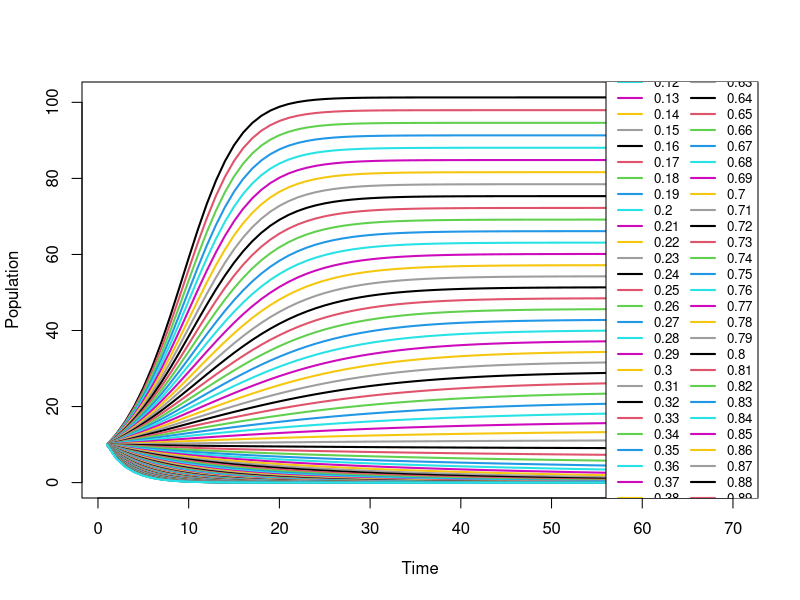
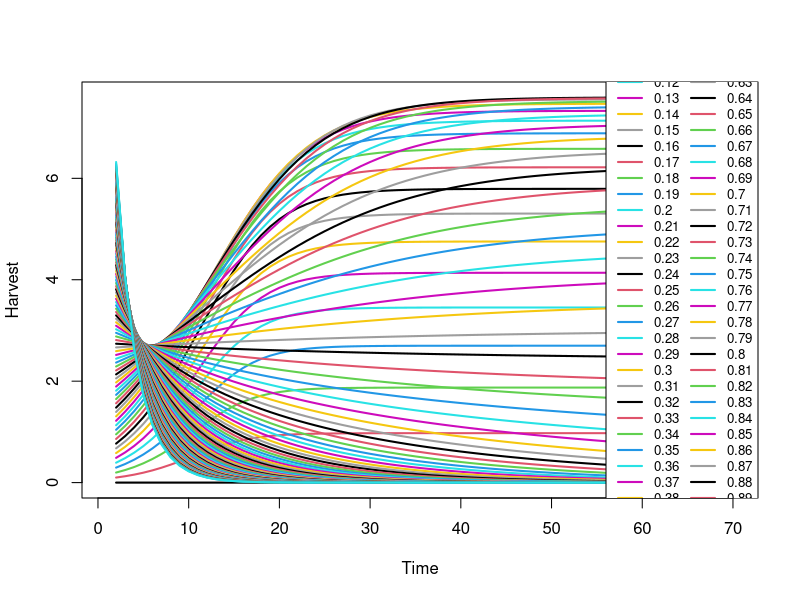
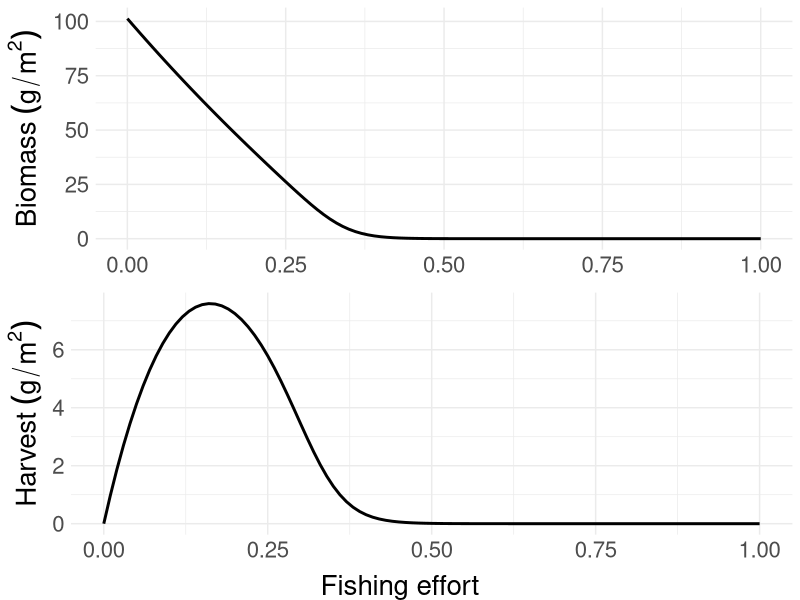

Write R code to recreate these figures, in order.
##MSY calculations

library(tidyverse)
library(ggpubr)

#projections <- read.csv("anomaly_df.csv")
#SST_dev <- projections[['anomaly']]

patch_area <- c(1)
number_patches <- length(patch_area)
timesteps <- 70 #length(SST_dev)
r <- 0.3
K <- 101.3
catchability <- 1

population <- array(NA, dim = c(timesteps, number_patches))
harvest <- array(NA, dim = c(timesteps, number_patches))

patch_area_sequences <- seq(1, 1, by = 1)
fishing_effort_sequences <- seq(0, 1, by = 0.01)

parameter_grid <- expand.grid(patch_area = patch_area_sequences,
                              fishing_effort = fishing_effort_sequences)

# Saving outputs
outcome_population <- matrix(0, ncol = timesteps, nrow = nrow(parameter_grid))
outcome_harvest <- matrix(0, ncol = timesteps, nrow = nrow(parameter_grid))
outcome_population_end <- matrix(0, ncol = 1, nrow = nrow(parameter_grid))
outcome_harvest_end <- matrix(0, ncol = 1, nrow = nrow(parameter_grid))



for (iter in 1:nrow(parameter_grid)) {
  population[1] <- c(10)  # Initialize population for each iteration
  
  for (t in 2:timesteps) {
    harvest[t] <- population[t-1] * (1 - exp(-parameter_grid[['fishing_effort']][[iter]] * catchability))
    population[t] <- population[t-1] + r * population[t-1] * (1 - population[t-1] / K) - harvest[t]
  }
  
  #save the whole trajectory
  outcome_population[iter, ] <- population
  outcome_harvest[iter, ] <- harvest
  
  #save the mean of the last 20 years
  outcome_population_end[iter] <- mean(population[(t-19):t])
  outcome_harvest_end[iter] <- mean(harvest[(t-19):t])
}

##TRAJECTORY PLOTS
# Transpose outcome_population for correct plotting
outcome_population <- t(outcome_population)
outcome_harvest <- t(outcome_harvest)

# Plotting with modified line characteristics and legend position
matplot(outcome_population, type = "l", col = 1:nrow(parameter_grid), lty = 1, lwd = 2, xlab = "Time", ylab = "Population")
legend("right", legend = parameter_grid$fishing_effort, col = 1:nrow(parameter_grid), lty = rep(1, nrow(parameter_grid)), ncol=2, lwd = 2, cex = 0.8)


matplot(outcome_harvest, type = "l", col = 1:nrow(parameter_grid), lty = 1, lwd = 2, xlab = "Time", ylab = "Harvest")
legend("right", legend = parameter_grid$fishing_effort, col = 1:nrow(parameter_grid), lty = rep(1, nrow(parameter_grid)), ncol=2, lwd = 2, cex = 0.8)


##PLOTTING EQUILIBRIUM VALUES VS FISHING EFFORT
outcome <- cbind(parameter_grid, outcome_population_end, outcome_harvest_end)

p1<-ggplot(outcome, aes(x=fishing_effort, y=outcome_population_end)) +
  geom_line(lwd=1) +
  labs(x="Fishing effort", y = bquote("Biomass"~(g/m^2))) +
  theme_minimal() +
  theme(text = element_text(size=20),
        legend.position = "bottom")


p2<-ggplot(outcome, aes(x=fishing_effort, y=outcome_harvest_end)) +
  geom_line(lwd=1) +
  labs(x="Fishing effort", y = bquote("Harvest"~(g/m^2))) +
  theme_minimal() +
  theme(text = element_text(size=20),
        legend.position = "bottom")  



figure<-ggarrange(p1+rremove("xlab"), p2+rremove("xlab"),
                  nrow=2, ncol=1, common.legend = TRUE, legend = "top")

annotate_figure(figure, bottom = text_grob("Fishing effort",
                                           size = 20))

